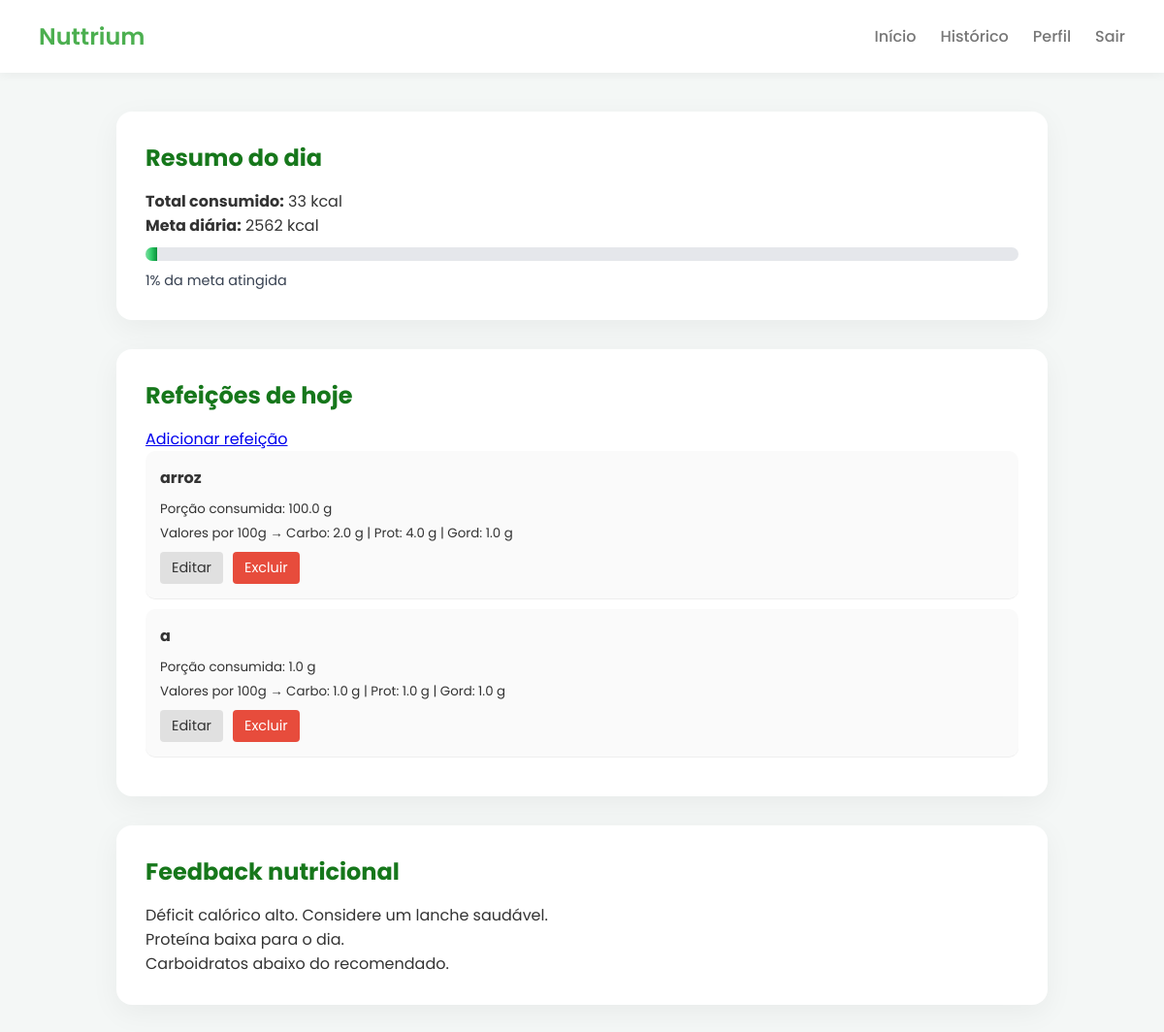
Screenshot of /dashboard/ (signed in) with the database file from the repository.
### perfil/models.py (models this page shows, shortened)
class Perfil(models.Model):
    user = models.OneToOneField(User, on_delete=models.CASCADE)
    peso = models.FloatField(null=True, blank=True)
    altura = models.FloatField(null=True, blank=True)
    idade = models.IntegerField(null=True, blank=True)
    meta_calorica = models.FloatField(null=True, blank=True)
    atividade = models.CharField(
        max_length=20,
        choices=[
            ('sedentario', 'Sedentário'),
            ('leve', 'Leve'),
            ('moderado', 'Moderado'),
            ('intenso', 'Intenso'),
        ],
        default='sedentario'
    )
    objetivo = models.CharField(
        max_length=20,
        choices=[
            ('perder', 'Perder peso'),
            ('manter', 'Manter peso'),
            ('ganhar', 'Ganhar peso'),
        ],
        default='manter'
    )
    meta_calorica = models.FloatField(default=0)

### refeicoes/models.py (models this page shows)
class Refeicao(models.Model):
    user = models.ForeignKey(User, on_delete=models.CASCADE)
    nome = models.CharField(max_length=100)
    porcao = models.FloatField(help_text="Quantidade consumida em gramas")
    carboidratos = models.FloatField(help_text="Carboidratos por 100g")
    proteinas = models.FloatField(help_text="Proteínas por 100g")
    gorduras = models.FloatField(help_text="Gorduras por 100g")
    data = models.DateField(auto_now_add=True)
    def calorias(self):
        fator = self.porcao / 100
        return (
            (self.carboidratos * 4 +
             self.proteinas * 4 +
             self.gorduras * 9)
            * fator
        )

### alimentacao/views.py (the view)
# urls.py: path("dashboard/", views.dashboard, name="dashboard"),
@login_required
def dashboard(request):
    perfil = Perfil.objects.filter(user=request.user).first()
    refeicoes = Refeicao.objects.filter(user=request.user)
    total_calorias = sum(r.calorias() for r in refeicoes)
    percentual = 0
    if perfil and perfil.meta_calorica:
        percentual = min((total_calorias / perfil.meta_calorica) * 100, 100)
    feedback = []
    if perfil and perfil.meta_calorica:
        feedback = gerar_feedback(
            total_calorias,
            perfil.meta_calorica,
            sum(r.carboidratos for r in refeicoes),
            sum(r.proteinas for r in refeicoes),
            sum(r.gorduras for r in refeicoes),
        )
    return render(request, "dashboard.html", {
        "perfil": perfil,
        "refeicoes": refeicoes,
        "total": total_calorias,
        "percentual": percentual,
        "feedback": feedback,
    })

### alimentacao/services.py (called while the page is built)
def gerar_feedback(total, meta, carbo, prot, gord):
    pct = (total / meta) * 100 if meta else 0
    mensagens = []
    if pct < 70:
        mensagens.append("Déficit calórico alto. Considere um lanche saudável.")
    elif pct <= 100:
        mensagens.append("Você está dentro da meta calórica.")
    else:
        mensagens.append("Excesso calórico. Prefira refeições leves.")
    if prot < 50:
        mensagens.append("Proteína baixa para o dia.")
    if gord > 70:
        mensagens.append("Gordura elevada.")
    if carbo < 130:
        mensagens.append("Carboidratos abaixo do recomendado.")
    return mensagens

### alimentacao/templates/dashboard.html
{% extends 'base.html' %}
{% block content %}
<div class="card">
  <h2>Resumo do dia</h2>
  <p><strong>Total consumido:</strong> {{ total|floatformat:0 }} kcal</p>
  {% if perfil and perfil.meta_calorica %}
    <p><strong>Meta diária:</strong> {{ perfil.meta_calorica|floatformat:0 }} kcal</p>
    <div class="progress">
      <div class="progress-fill" style="width: {{ percentual }}%;"></div>
    </div>
    <p class="percentual">
      {{ percentual|floatformat:0 }}% da meta atingida
    </p>
  {% else %}
    <p>Complete seu perfil para calcular a meta diária.</p>
    <a href="{% url 'perfil' %}" class="btn">Completar perfil</a>
  {% endif %}
</div>
<div class="card">
  <h2>Refeições de hoje</h2>
  <a href="{% url 'criar_refeicao' %}" class="btn">Adicionar refeição</a>
  {% if refeicoes %}
    <ul class="historico">
      {% for r in refeicoes %}
        <li class="item-refeicao">
          <strong>{{ r.nome }}</strong>
          <div class="detalhes-refeicao">
            <small>
              Porção consumida: {{ r.porcao }} g<br>
              Valores por 100g →
              Carbo: {{ r.carboidratos }} g |
              Prot: {{ r.proteinas }} g |
              Gord: {{ r.gorduras }} g
            </small>
          </div>
          <div class="acoes">
            <a href="{% url 'editar_refeicao' r.id %}" class="btn-secundario">
              Editar
            </a>
            <a href="{% url 'excluir_refeicao' r.id %}"
               class="btn-perigo"
               onclick="return confirm('Deseja excluir esta refeição?');">
              Excluir
            </a>
          </div>
        </li>
      {% endfor %}
    </ul>
  {% else %}
    <p>Nenhuma refeição registrada hoje.</p>
  {% endif %}
</div>
{% if feedback %}
<div class="card">
  <h2>Feedback nutricional</h2>
  {% for msg in feedback %}
    <p>{{ msg }}</p>
  {% endfor %}
</div>
{% endif %}
{% endblock %}

### alimentacao/static/css/styles.css (style rules this page uses)
:root { --verde: #4CAF50; --verde-escuro: #16771b; --fundo: #f4f7f6; --card: #ffffff; --texto: #333; --cinza: #777; }
* { margin: 0; padding: 0; box-sizing: border-box; font-family: 'Poppins', sans-serif; }
body { background: var(--fundo); color: var(--texto); }
.card { background: var(--card); padding: 30px; border-radius: 16px; box-shadow: 0 8px 30px rgba(0,0,0,.05); margin-bottom: 30px; }
.card h2 { margin-bottom: 15px; color: var(--verde-escuro); }
.historico li { padding: 15px; background: #fafafa; border-radius: 10px; margin-bottom: 10px; list-style: none; }
.progress { width: 100%; height: 14px; background: #e5e7eb; border-radius: 10px; overflow: hidden; margin: 10px 0; }
.progress-fill { height: 100%; background: linear-gradient(90deg, #7edfa2, #30cc69, #078f39); transition: width 0.4s ease; }
.progress-fill { width: calc(var(--percentual) * 1%); }
.percentual { font-size: 0.9rem; color: #374151; }
.item-refeicao { margin-bottom: 12px; padding-bottom: 10px; border-bottom: 1px solid #eee; }
.detalhes-refeicao { margin-top: 6px; }
.acoes { margin-top: 8px; display: flex; gap: 10px; }
.btn-secundario { padding: 6px 12px; background-color: #e0e0e0; color: #333; border-radius: 4px; text-decoration: none; font-size: 0.9rem; }
.btn-perigo { padding: 6px 12px; background-color: #e74c3c; color: white; border-radius: 4px; text-decoration: none; font-size: 0.9rem; }

### rows the page displays
Perfil: meta_calorica "2562"
Refeicao: nome "arroz", porcao "100.0", carboidratos "2.0", proteinas "4.0", gorduras "1.0"
Refeicao: nome "a", porcao "1.0", carboidratos "1.0", proteinas "1.0", gorduras "1.0"

### other values shown
{{ total|floatformat:0 }} "33"
{{ percentual|floatformat:0 }} "1"
{{ msg }} "Déficit calórico alto. Considere um lanche saudável." "Proteína baixa para o dia." "Carboidratos abaixo do recomendado."
